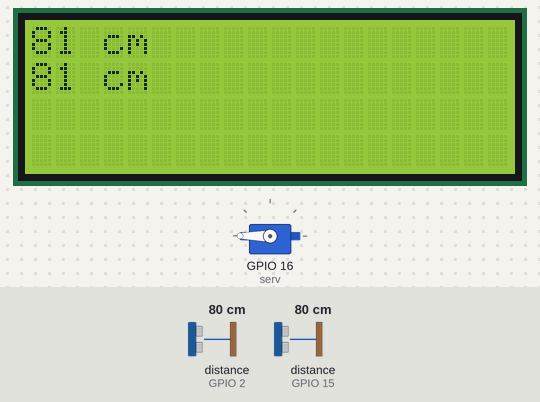
A sketch run on a simulated ESP8266 (NodeMCU). Parts: servo, 20×4 character LCD. Wiring (inferred from the names in the program): 2 × ultrasonic range finder: trigger GPIO 0, echo GPIO 2 / trigger GPIO 13, echo GPIO 15. Inputs (shaded band) come from the test bench; at power-on: distance to the obstacle (sensors on GPIO 2, GPIO 15) 80 cm. The echo pulse lasts 58.3 µs per cm; what the sketch prints to the serial monitor is not drawn.

Above: at 1.3 s.
1.4 s: distance to the obstacle (sensor on GPIO 2) set to 2 cm
At 2.6 s:
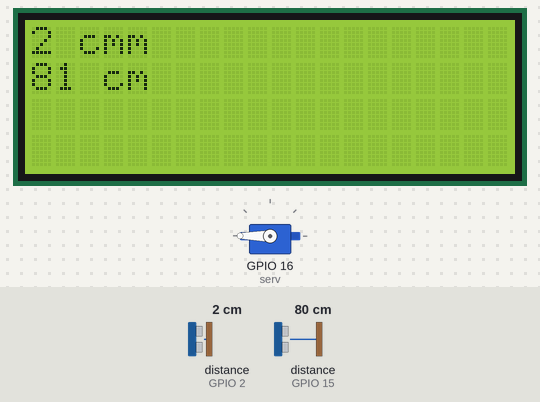
2.9 s: distance to the obstacle (sensor on GPIO 15) set to 2 cm
At 4.0 s:
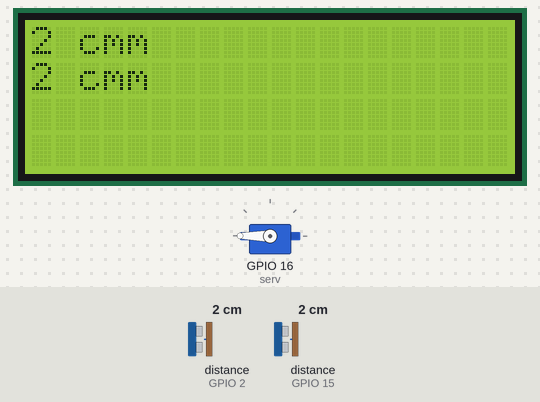
4.4 s: distance to the obstacle (sensor on GPIO 2) set to 18 cm
At 5.3 s:
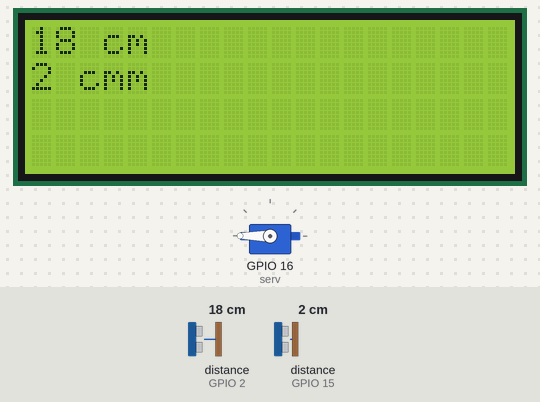
5.9 s: distance to the obstacle (sensor on GPIO 15) set to 4 cm
At 6.6 s:
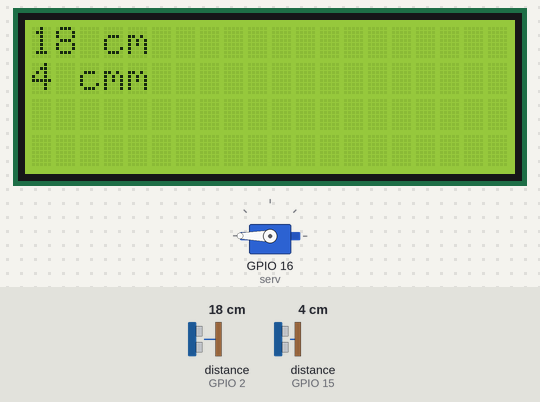
7.4 s: distance to the obstacle (sensor on GPIO 2) set to 4 cm
At 8.6 s:
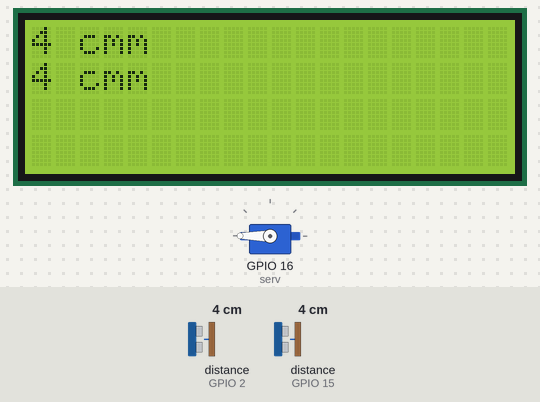
8.9 s: distance to the obstacle (sensor on GPIO 15) set to 9 cm
At 9.3 s:
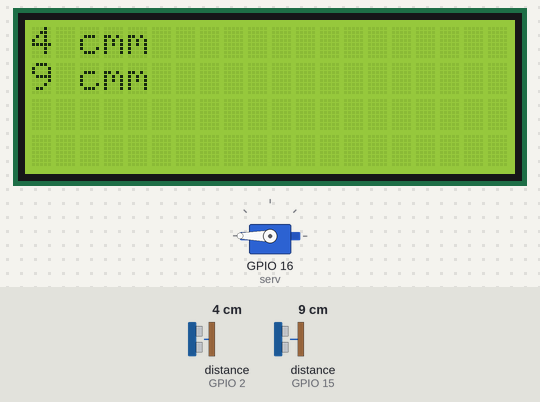
Timing chart, 0 to 11.4 s (numbered marks = the images above; inputs shaded):
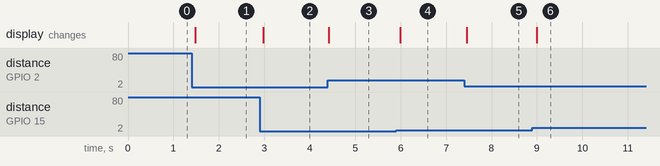

The sketch:

jul_alat.ino
```cpp
#include <ESP8266WiFi.h>
#include <SPI.h>
#include <Wire.h>
#include <LiquidCrystal_I2C.h>
#include <Servo.h>

#define serv 16

Servo myservo;

LiquidCrystal_I2C lcd(0x27,20,16);

#define triggerPin_1 0
#define echoPin_1 2

unsigned int duration_1;
unsigned int distance_1;

#define triggerPin_2 13
#define echoPin_2 15

unsigned int duration_2;
unsigned int distance_2;


void setup() {
  Serial.begin(115200);
  myservo.attach(serv);

  lcd.begin(20, 4);
  lcd.init();
  lcd.backlight();
  lcd.clear();
  lcd.noCursor();
  Wire.begin();

  pinMode(triggerPin_1, OUTPUT);
  pinMode(echoPin_1, INPUT);
  pinMode(triggerPin_2, OUTPUT);
  pinMode(echoPin_2, INPUT);

}
void loop() {
  myservo.write(180);
  readSensor_1();
  readSensor_2();

  Serial.println(" ");
  delay(100);
}
void readSensor_1() {
  digitalWrite(triggerPin_1, LOW);
  delayMicroseconds(2);
  digitalWrite(triggerPin_1, HIGH);
  delayMicroseconds(10);
  digitalWrite(triggerPin_1, LOW);
  duration_1 = pulseIn(echoPin_1, HIGH);
  distance_1 = (duration_1 / 2) / 28.5;
  Serial.print("Sensor 1 = ");
  Serial.print(distance_1);
  Serial.println(" cm");

  lcd.setCursor(0, 0);
  lcd.print(distance_1);
  lcd.print(" cm");

}
void readSensor_2() {
  digitalWrite(triggerPin_2, LOW);
  delayMicroseconds(2);
  digitalWrite(triggerPin_2, HIGH);
  delayMicroseconds(10);
  digitalWrite(triggerPin_2, LOW);
  duration_2 = pulseIn(echoPin_2, HIGH);
  distance_2 = (duration_2 / 2) / 28.5;
  Serial.print("Sensor 2 = ");
  Serial.print(distance_2);
  Serial.println(" cm");

  lcd.setCursor(0, 1);
  lcd.print(distance_2);
  lcd.print(" cm");
}
```

Measured:
- after the input at 1.4 s, the display: changes after 0.08 s (image 1)
- after the input at 2.9 s, the display: changes after 0.08 s (image 2)
- after the input at 4.4 s, the display: changes at once (image 3)
- after the input at 5.9 s, the display: changes after 0.09 s (image 4)
- after the input at 7.4 s, the display: changes after 0.05 s (image 5)
- after the input at 8.9 s, the display: changes after 0.10 s (image 6)
